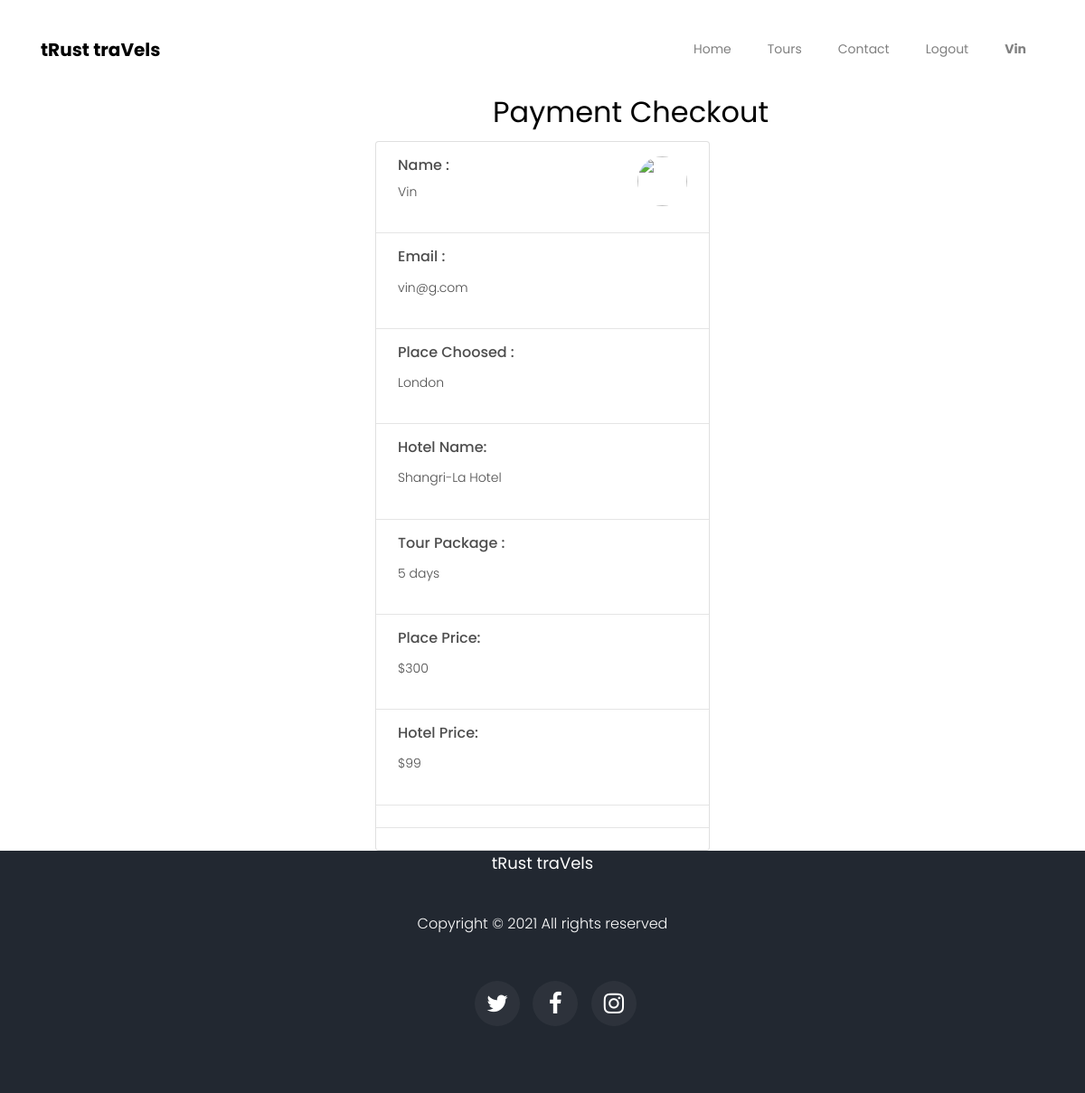
The app's page /tours/discover/12/hotel/1/payment/ (signed in) with its own data.
### home/models.py (models this page shows, shortened)
class Image(models.Model):
    place=models.CharField(max_length=100)
    description=models.CharField(max_length=100000,default="")
    days=models.IntegerField(default="")
    image=models.ImageField(upload_to="img/%y")
    money=models.IntegerField(default="0")

class Hotels(models.Model):
    myyid = models.AutoField
    hotel_name=models.CharField(max_length=100)
    desc=models.CharField(max_length=100000,default="")
    hotel_img=models.ImageField(upload_to="img/%y")
    price=models.IntegerField(default="0")

### home/views.py (the view)
# urls.py: path("tours/discover/<int:myid>/hotel/<int:myyid>/payment/",views.payment,name = "payment"),
@login_required(login_url='../login/')
def payment(request,myid,myyid):
    img = Image.objects.filter(id=myid)
    hot = Hotels.objects.filter(id=myyid)
    if request.method == 'POST':
        amount = 50000
        order_currency = 'INR'
        client = razorpay.Client(auth=('rzp_test_DGfQjUNUrMSEGh','kFZaSzxkXX0EMDhGMJSA8VHn'))
        payment = client.orders.create({'amount':amount,'currency':'INR','payment_capture':'1'})
        return render(request, "home/payment.html",{'payment_id':payment['id']})
    return render(request, "home/payment.html",{'img':img[0],'hot':hot[0]})

### home/templates/home/payment.html (shortened to what this page needs)
{% extends 'base.html' %}
{% block body %}
<div class="adjust">
    <div class="container-fluid">
        <h2 style="margin-left:530px">Payment Checkout</h2>
        <div class="row justify-content-center">
            <div class="col-11 col-md-4 col-sm-10 col-xs-10">
                <div class="card py-3 py-md-3">
                    <div class="d-flex justify-content-between px-3 px-md-4">
                        <div>
                            <h6 class="">Name :</h6>
                            <p class="grey"> {{user.username}} </p>
                        </div>
                        <div class="align-self-baseline"> <img src="https://i.imgur.com/FgxgJ0K.jpg" height="55sspx"
                                width="55px" alt="" class="rounded-circle"> </div>
                    </div>
                    <hr>
                    <div class="d-flex justify-content-between px-3 px-md-4 div2">
                        <div class="">
                            <h6 class="">Email : </h6>
                            <div class="d-flex">
                                <p class="grey mt-1">{{user.email}}</p>
                            </div>
                        </div>
                    </div>
                    <hr>
                    <div class="d-flex justify-content-between px-3 px-md-4 div2">
                        <div class="">
                            <h6 class="">Place Choosed : </h6>
                            <div class="d-flex">
                                <p class="grey mt-1">{{img.place}}</p>
                            </div>
                        </div>
                    </div>
                    <hr>
                    <div class="d-flex justify-content-between px-3 px-md-4 div2">
                        <div class="">
                            <h6 class="">Hotel Name:</h6>
                            <div class="d-flex">
                                <p class="grey mt-1">{{hot.hotel_name}}</p>
                            </div>
                        </div>
                    </div>
                    <hr>
                    <div class="d-flex justify-content-between px-3 px-md-4 div2">
                        <div class="">
                            <h6 class="">Tour Package :</h6>
                            <div class="d-flex">
                                <p class="grey mt-1">{{img.days}} days</p>
                            </div>
                        </div>
                    </div>
                    <hr>
                    <div class="d-flex justify-content-between px-3 px-md-4 div2">
                        <div class="">
                            <h6 class="">Place Price:</h6>
                            <div class="d-flex">
                                <p class="grey mt-1" id="box2" >${{img.money}} </p>
                            </div>
                        </div>
                    </div>
                        <hr>
                        <div class="d-flex justify-content-between px-3 px-md-4 div2">
                            <div class="">
                                <h6 class="">Hotel Price:</h6>
                                <div class="d-flex">
                                    <p class="grey mt-1" id="box2" >${{hot.price}} </p>
                                </div>
                            </div>
                        </div>
                            <hr>
                        <hr class="my-2">
                    </div>
                </div>
            </div>
        </div>
    </div>
    {% endblock %}

### templates/base.html (shortened to what this page needs)
{% load static %}
<!doctype html>
<html lang="en">
<head>
  <link rel="stylesheet" href="/static/css/open-iconic-bootstrap.min.css">
  <link rel="stylesheet" href="/static/css/animate.css">
  <link rel="stylesheet" href="/static/css/owl.carousel.min.css">
  <link rel="stylesheet" href="/static/css/owl.theme.default.min.css">
  <link rel="stylesheet" href="/static/css/magnific-popup.css">
  <link rel="stylesheet" href="/static/css/aos.css">
  <link rel="stylesheet" href="/static/css/ionicons.min.css">
  <link rel="stylesheet" href="/static/css/bootstrap-datepicker.css">
  <link rel="stylesheet" href="/static/css/jquery.timepicker.css">
  <link rel="stylesheet" href="/static/css/flaticon.css">
  <link rel="stylesheet" href="/static/css/icomoon.css">
  <link rel="stylesheet" href="/static/css/style.css">
</head>
<body>
  <nav class="navbar navbar-expand-lg navbar-dark ftco_navbar bg-dark ftco-navbar-light" id="ftco-navbar">
    <div class="container">
      <a class="navbar-brand" href="/">tRust traVels</a>
      <div class="collapse navbar-collapse" id="ftco-nav">
        <ul class="navbar-nav ml-auto">
          {% if user.is_authenticated %}
          <li class="nav-item active"><a href="/" class="nav-link">Home</a></li>
          <li class="nav-item"><a href="/tours/" class="nav-link">Tours</a></li>
          <li class="nav-item"><a href="/contact/" class="nav-link">Contact</a></li>
          <li class="nav-item"><a href="/login/logout/" class="nav-link">Logout</a></li>
          <li class="nav-item bi bi-person-circle"><a href="/login/profile/" class="nav-link"><b>{{user.username}}</b></a></li>
          {%endif%}
        </ul>
      </div>
    </div>
  </nav>
  {% block body %}{% endblock %}
  <footer class="ftco-footer ftco-bg-dark ftco-section">
    <div class="container">
      <div class="row mb-5">
        <div class="col-md">
          <div class="ftco-footer-widget mb-4">
            <h2 class="ftco-heading-2 text-center">tRust traVels</h2>
            <div class="col-md-12 text-center " style="color: white;">
              Copyright &copy;
              <script>document.write(new Date().getFullYear());</script> All rights reserved
          </div>
         <ul class="ftco-footer-social list-unstyled float-md-left float-lft mt-5 " style="margin-left: 480px;">
              <li class="ftco-animate "><a href="#"><span class="icon-twitter"></span></a></li>
              <li class="ftco-animate"><a href="#"><span class="icon-facebook"></span></a></li>
              <li class="ftco-animate"><a href="#"><span class="icon-instagram"></span></a></li>
            </ul>
          </div>
        </div>
    </div>
  </footer>
</body>
</html>

### static/css/icomoon.css (style rules this page uses)
[class^="icon-"], [class*=" icon-"] { font-family: 'icomoon' !important; speak: none; font-style: normal; font-weight: normal; font-variant: normal; text-transform: none; line-height: 1; -webkit-font-smoothing: antialiased; -moz-osx-font-smoothing: grayscale; }
.icon-twitter:before { content: "\f099"; }
.icon-facebook:before { content: "\f09a"; }
.icon-instagram:before { content: "\f16d"; }

### templates/base.html (style rules this page uses)
.adjust { margin-top: 100px; }
.ftco-navbar-light .navbar-nav > .nav-item.active > a { color: gray; }
.ftco-navbar-light .navbar-nav > .nav-item > .nav-link { font-size: 14px; padding-top: .9rem; padding-bottom: .9rem; padding-left: 20px; padding-right: 20px; color: gray; font-weight: 400; opacity: 1 !important; }
.ftco-footer { font-size: 16px; background: #222831; padding: 0.5px; }
.ftco-navbar-light .navbar-brand { color: black; }

### records on screen
Image: place "London", days "5", money "300"
Hotels: hotel_name "Shangri-La Hotel", price "99"

### other values on screen
{{ user.username }} "Vin"
{{ user.email }} "vin@g.com"
